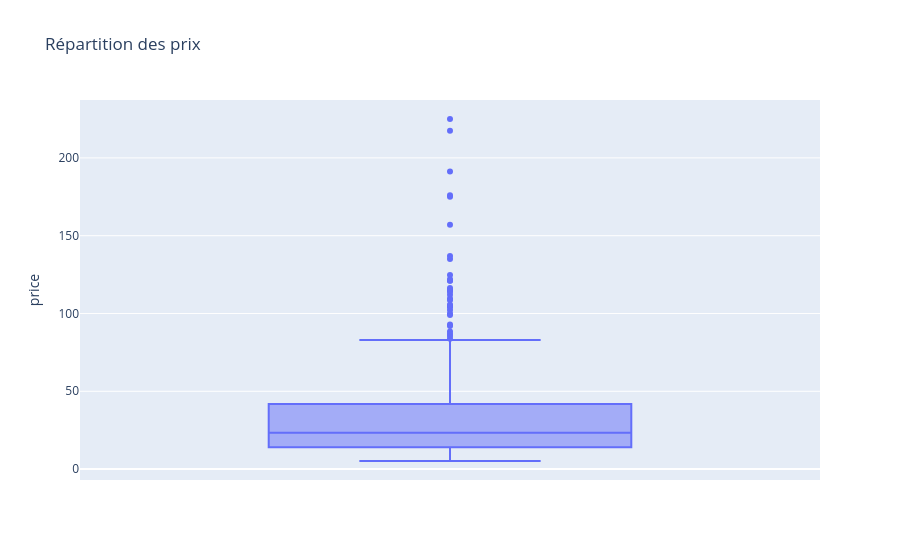

Notebook code for this chart:
### Code cell
#Autre méthode avec plotly express
px.box(df_merge, y='price', title="Répartition des prix")

### Figure 1 — Plotly figure (JSON) as saved in the notebook; plotly's stock layout.template omitted (floating-point values rounded to 4 significant figures; data arrays with more than 128 entries replaced by an {"elided": "..."} marker saying what was removed)
{"data": [{"alignmentgroup": "True", "hovertemplate": "price=%{y}<extra></extra>", "legendgroup": "", "marker": {"color": "#636efa"}, "name": "", "notched": false, "offsetgroup": "", "orientation": "v", "showlegend": false, "type": "box", "x0": " ", "xaxis": "x", "y": {"elided": "738 float values"}, "y0": " ", "yaxis": "y"}], "layout": {"boxmode": "group", "legend": {"tracegroupgap": 0}, "title": {"text": "Répartition des prix"}, "xaxis": {"anchor": "y", "domain": [0, 1]}, "yaxis": {"anchor": "x", "domain": [0, 1], "title": {"text": "price"}}}}
